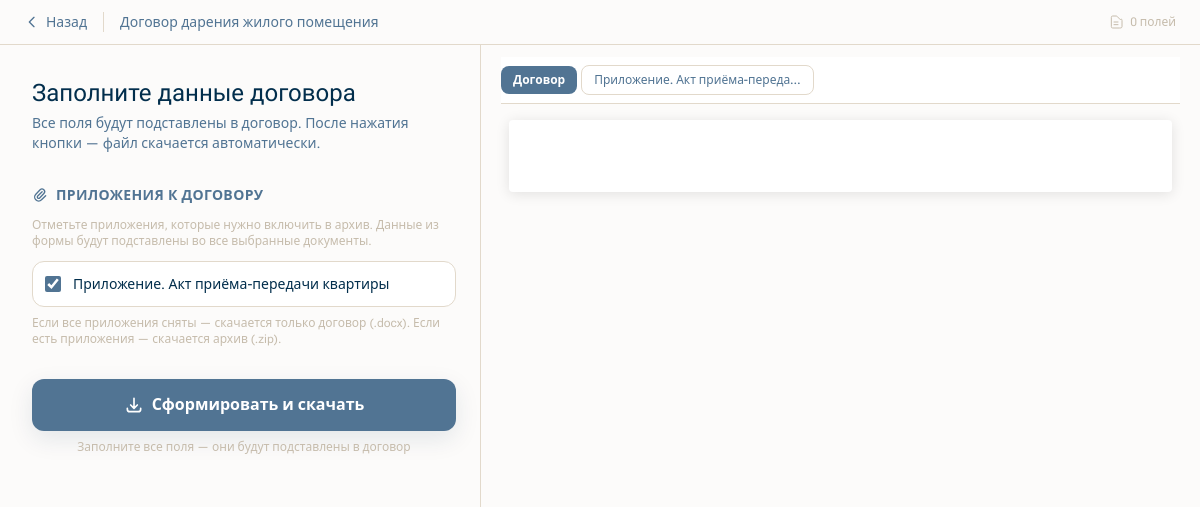
The page /document-types/7/fill/ (signed in) on the database its author committed.
### catalog/models.py (models this page shows, shortened)
class DocumentType(models.Model):
    domain = models.ForeignKey(
        LegalDomain, on_delete=models.CASCADE, related_name="document_types"
    )
    name = models.CharField(max_length=180)
    slug = models.SlugField(max_length=200)
    short_description = models.CharField(max_length=255, blank=True)
    keywords = models.CharField(max_length=255, blank=True)
    is_active = models.BooleanField(default=True)
    sort_order = models.PositiveIntegerField(default=0)
    class Meta:
        ordering = ["sort_order", "name"]
        unique_together = [("domain", "slug")]

class TemplateAttachment(models.Model):
    template_version = models.ForeignKey(
        TemplateVersion,
        on_delete=models.CASCADE,
        related_name='attachments',
    )
    title = models.CharField(max_length=255, verbose_name='Название приложения')
    docx_file = models.FileField(
        upload_to='templates/docx/attachments/',
        verbose_name='Файл приложения (.docx)',
    )
    sort_order = models.PositiveSmallIntegerField(default=0, verbose_name='Порядок')
    class Meta:
        ordering = ['sort_order', 'title']
        verbose_name = 'Приложение к шаблону'
        verbose_name_plural = 'Приложения к шаблонам'

### core/views.py (the view, shortened to what this page needs)
@login_required
def fill_docx_form(request, document_type_id):
    import zipfile
    from docxtpl import DocxTemplate
    from .variables import group_variables
    from catalog.models import TemplateAttachment
    document_type = get_object_or_404(DocumentType, id=document_type_id, is_active=True)
    template_version = (
        TemplateVersion.objects.filter(
            template__document_type=document_type,
            template__is_active=True,
            is_published=True,
        )
        .order_by("-version_number")
        .first()
    )
    if template_version is None or not template_version.docx_file:
        raise Http404("Размеченный шаблон не найден")
    docx_path = template_version.docx_file.path
    attachments = list(template_version.attachments.all())
    variables = _extract_docx_variables(docx_path)
    main_vars_set = set(variables)
    var_to_att: dict[str, int] = {}
    vars_set = set(variables)
    for att in attachments:
        try:
            for v in _extract_docx_variables(att.docx_file.path):
                if v not in vars_set:
                    variables.append(v)
                    vars_set.add(v)
                    var_to_att[v] = att.id  # эксклюзивная переменная приложения
        except Exception:
            pass
    text_blocks = _extract_docx_text_blocks(docx_path)
    var_order: list[str] = []
    _seen: set[str] = set()
    for _block in text_blocks:
        for _kind, _content in _block['segments']:
            if _kind == "var" and _content not in _seen:
                var_order.append(_content)
                _seen.add(_content)
    attachment_previews = []
    for att in attachments:
        try:
            att_blocks = _extract_docx_text_blocks(att.docx_file.path)
        except Exception:
            att_blocks = []
        attachment_previews.append({"attachment": att, "blocks": att_blocks})
    field_groups = group_variables(variables, request.POST, var_order=var_order)
    for _sec, _fields in field_groups:
        for _field in _fields:
            _field['att_id'] = var_to_att.get(_field['name'])  # None = поле основного договора
    return render(request, "core/fill_docx_form.html", {
        "document_type": document_type,
        "field_groups": field_groups,
        "total_fields": len(variables),
        "text_blocks": text_blocks,
        "attachments": attachments,
        "attachment_previews": attachment_previews,
    })

### core/variables.py (called while the page is built, shortened)
def group_variables(
    variables: list[str],
    post_data: dict | None = None,
    var_order: list[str] | None = None,
) -> list[tuple[str, list[dict]]]:
    post_data = post_data or {}
    sections: dict[str, list[dict]] = {k: [] for k in _SECTION_ORDER}
    if var_order:
        order_index = {v: i for i, v in enumerate(var_order)}
        for fields in sections.values():
            fields.sort(key=lambda f: order_index.get(f["name"], 9999))
    return [(name, fields) for name, fields in sections.items() if fields]

### core/views.py (called while the page is built, shortened)
def _extract_docx_variables(path: str) -> list[str]:
    import re
    doc = Document(path)
    all_text = " ".join(p.text for p in doc.paragraphs)
    for table in doc.tables:
        for row in table.rows:
            for cell in row.cells:
                all_text += " ".join(p.text for p in cell.paragraphs)
    for section in doc.sections:
        try:
            all_text += " ".join(p.text for p in section.header.paragraphs)
            all_text += " ".join(p.text for p in section.footer.paragraphs)
        except Exception:
            pass
    return sorted(set(re.findall(r"\{\{\s*(\w+)\s*\}\}", all_text)))

def _extract_docx_text_blocks(path: str):
    import re as _re
    from docx.text.paragraph import Paragraph as _DocxPara
    from docx.table import Table as _DocxTable
    from docx.enum.text import WD_ALIGN_PARAGRAPH
    SEGMENT_RE = _re.compile(r'\{\{\s*(\w+)\s*\}\}|«_+»|_{2,}')
    def parse_segments(text):
        segs, last = [], 0
        for m in SEGMENT_RE.finditer(text):
            if m.start() > last:
                segs.append(('text', text[last:m.start()]))
            g = m.group()
            if g.startswith('{{'):
                segs.append(('var', m.group(1)))
            else:
                segs.append(('blank', g))
            last = m.end()
        if last < len(text):
            segs.append(('text', text[last:]))
        return segs or [('text', '')]
    doc = Document(path)
    blocks = []
    return blocks

### templates/core/fill_docx_form.html (shortened to what this page needs)
{% extends "base.html" %}
{% block content %}
<div class="min-h-screen" style="overflow-x: clip;">
  <header id="formHeader" class="sticky top-0 z-50 flex items-center gap-4 px-6 py-3
                 bg-[#FCFBFA]/95 backdrop-blur-sm border-b border-brand-line">
    <a href="javascript:history.back()"
       class="flex items-center gap-1.5 text-brand-blue hover:text-brand-text transition-colors text-sm font-medium">
      <svg class="w-4 h-4" fill="none" viewBox="0 0 24 24" stroke="currentColor" stroke-width="2">
        <path stroke-linecap="round" stroke-linejoin="round" d="M15 19l-7-7 7-7"/>
      </svg>
      Назад
    </a>
    <span class="text-sm text-brand-blue font-medium truncate max-w-xs">{{ document_type.name }}</span>
    <div class="ml-auto flex items-center gap-3">
      <span class="text-xs text-brand-beige flex items-center gap-1.5">
        <svg class="w-4 h-4" fill="none" viewBox="0 0 24 24" stroke="currentColor" stroke-width="1.5">
          <path stroke-linecap="round" stroke-linejoin="round"
                d="M9 12h6m-6 4h6m2 5H7a2 2 0 01-2-2V5a2 2 0 012-2h5.586a1 1 0 01.707.293l5.414 5.414A1 1 0 0121 9.414V19a2 2 0 01-2 2z"/>
        </svg>
        {{ total_fields }} полей
      </span>
    </div>
  </header>
  <div class="flex">
    <main class="w-full lg:w-[480px] lg:flex-shrink-0 px-4 py-8 lg:pl-8 lg:pr-6">
      <h1 class="font-display text-2xl text-brand-text mb-1">Заполните данные договора</h1>
      <p class="text-sm text-brand-blue mb-8">
        Все поля будут подставлены в договор. После нажатия кнопки &mdash; файл скачается автоматически.
      </p>
      <form method="post" id="docxForm">
        {% if attachments %}
        <section class="mb-4">
          <div class="flex items-center gap-2 mb-3">
            <svg class="w-4 h-4 text-brand-blue flex-shrink-0" fill="none" viewBox="0 0 24 24" stroke="currentColor" stroke-width="2">
              <path stroke-linecap="round" stroke-linejoin="round" d="M15.172 7l-6.586 6.586a2 2 0 102.828 2.828l6.414-6.586a4 4 0 00-5.656-5.656l-6.415 6.585a6 6 0 108.486 8.486L20.5 13"/>
            </svg>
            <h2 class="text-sm font-semibold text-brand-blue uppercase tracking-wide">Приложения к договору</h2>
          </div>
          <p class="text-xs text-brand-beige mb-3">
            Отметьте приложения, которые нужно включить в архив. Данные из формы будут подставлены во все выбранные документы.
          </p>
          <div class="space-y-2">
            {% for att in attachments %}
            <label class="flex items-center gap-3 p-3 rounded-xl border border-brand-line bg-white cursor-pointer hover:border-brand-blue transition-colors group">
              <input type="checkbox" name="include_att_{{ att.id }}" checked
                     class="w-4 h-4 rounded accent-brand-blue flex-shrink-0">
              <span class="text-sm text-brand-text group-hover:text-brand-blue transition-colors">{{ att.title }}</span>
            </label>
            {% endfor %}
          </div>
          <p class="text-xs text-brand-beige mt-2">
            Если все приложения сняты — скачается только договор (.docx). Если есть приложения — скачается архив (.zip).
          </p>
        </section>
        {% endif %}
        <div class="sticky bottom-0 pt-4 pb-6 bg-gradient-to-t from-brand-bg via-brand-bg to-transparent">
          <button type="submit" id="submitBtn"
                  class="w-full flex items-center justify-center gap-2 rounded-xl
                         bg-brand-blue hover:bg-brand-blueHover active:bg-brand-bluePressed
                         text-white font-semibold text-base py-3.5 px-6
                         transition-colors shadow-soft">
            <svg class="w-5 h-5" fill="none" viewBox="0 0 24 24" stroke="currentColor" stroke-width="2">
              <path stroke-linecap="round" stroke-linejoin="round"
                    d="M4 16v1a3 3 0 003 3h10a3 3 0 003-3v-1m-4-4l-4 4m0 0l-4-4m4 4V4"/>
            </svg>
            <span id="submitLabel">{% if attachments %}Сформировать и скачать{% else %}Сформировать и скачать договор{% endif %}</span>
          </button>
          <p class="text-center text-xs text-brand-beige mt-2">
            Заполните все поля — они будут подставлены в договор
          </p>
        </div>
      </form>
    </main>
    <aside id="previewAside"
           class="hidden lg:flex flex-col flex-1 min-w-0 border-l border-brand-line">
      <div id="previewPanel" class="overflow-y-auto">
        <div class="px-5 py-5">
          {% if attachment_previews %}
          <div class="flex items-center gap-1 mb-4 sticky top-0 bg-white py-2 -mt-2 border-b border-brand-line flex-wrap">
            <button type="button" data-tab="main"
                    class="preview-tab px-3 py-1.5 rounded-lg text-xs font-semibold transition-colors
                           bg-brand-blue text-white">
              Договор
            </button>
            {% for ap in attachment_previews %}
            <button type="button" data-tab="att_{{ ap.attachment.id }}"
                    class="preview-tab px-3 py-1.5 rounded-lg text-xs font-medium transition-colors
                           text-brand-blue border border-brand-line hover:bg-brand-bg">
              {{ ap.attachment.title|truncatechars:30 }}
            </button>
            {% endfor %}
          </div>
          {% endif %}
          <div id="preview-main" class="preview-content">
            <div class="bg-white rounded shadow-[0_2px_14px_rgba(0,0,0,0.11)] mx-2 my-2"
                 style="font-family:'Times New Roman',Times,serif;font-size:13px;line-height:1.8;padding:36px 44px;">
            </div>
          </div>
        </div>
      </div>
    </aside>
  </div>
</div>
{% endblock %}

### static/css/style.css (style rules this page uses)
:root { --ink: #17344f; --blue: #5d88ae; --burgundy: #7f1237; --card: #ffffff; --line: #d9e1ea; --bg: #f8fafc; }
* { box-sizing: border-box; }
body { margin: 0; font-family: "Trebuchet MS", "Segoe UI", Tahoma, sans-serif; color: var(--ink); background: var(--bg); }
h2 { text-align: center; font-size: 42px; margin: 36px 0 22px; text-transform: uppercase; }

### rows shown on the page
DocumentType: name "Договор дарения жилого помещения"
TemplateAttachment: title "Приложение. Акт приёма-передачи квартиры", attachment "Приложение. Акт приёма-переда…"

### other values the page prints
{{ total_fields }} "0"
